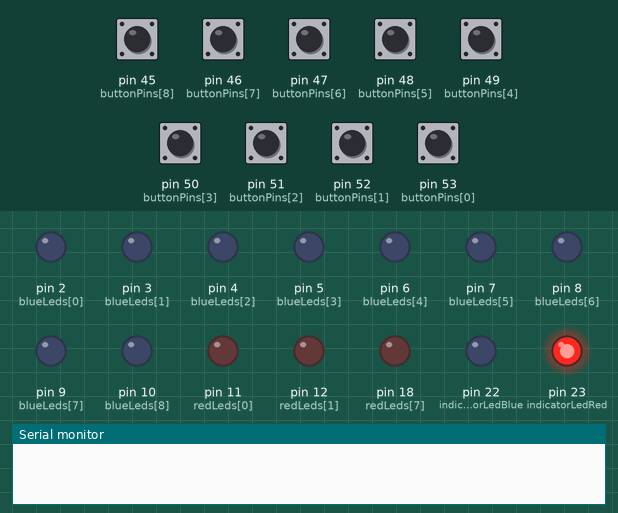
Simulated run of this sketch. Board: Arduino Mega 2560, built with avr-gcc and run on an emulated ATmega2560. Parts: output pins drawn as LEDs (lit = HIGH), the last lines printed to the serial monitor. The test bench sets the inputs (shaded band); at power-on: pin 45 (buttonPins[8]), pin 46 (buttonPins[7]), pin 47 (buttonPins[6]), pin 48 (buttonPins[5]), pin 49 (buttonPins[4]), pin 50 (buttonPins[3]), pin 51 (buttonPins[2]), pin 52 (buttonPins[1]), pin 53 (buttonPins[0]) HIGH.

Above: at 1.2 s.
1.3 s: pin 46 (buttonPins[7]) pulled LOW for 1 s
At 1.7 s:
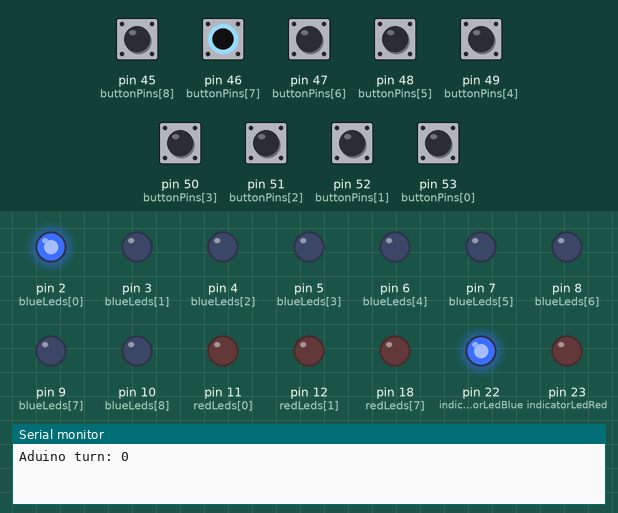
At 2.8 s:
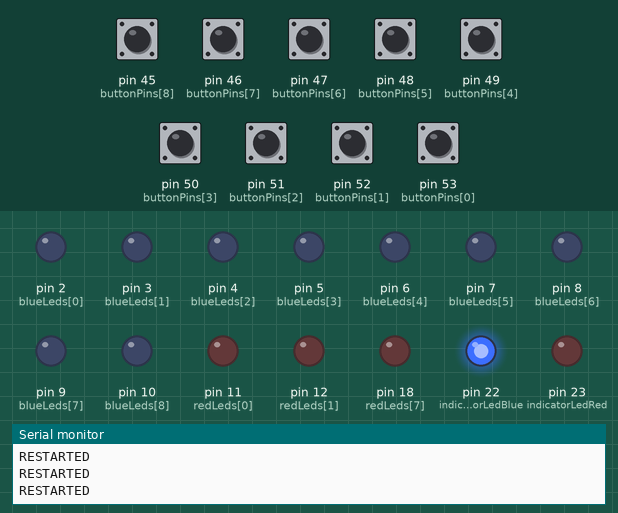
3.8 s: pin 46 (buttonPins[7]) pulled LOW for 0.15 s
At 4.8 s:
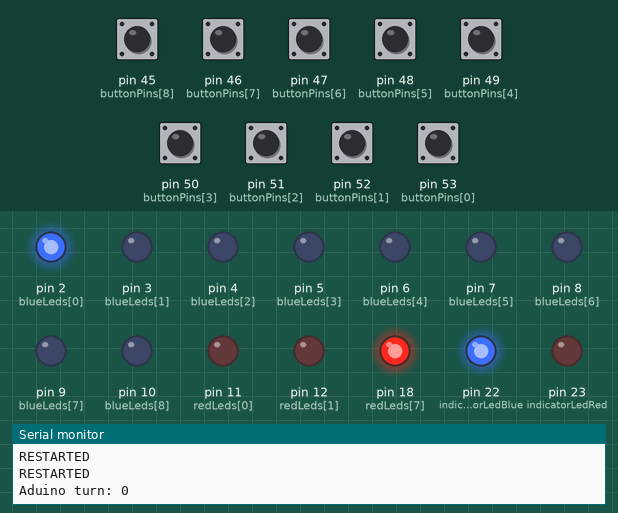
Timing chart, 0 to 7.4 s (numbered marks = the images above; inputs shaded):
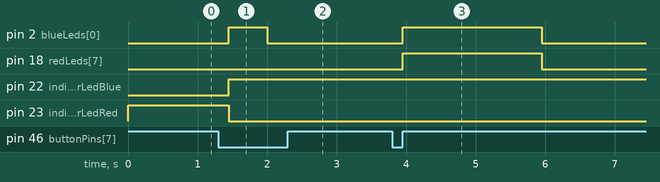

Measured:
- after the input at 1.3 s, pin 3 (blueLeds[1]), pin 4 (blueLeds[2]), pin 5 (blueLeds[3]), pin 6 (blueLeds[4]), pin 7 (blueLeds[5]), pin 8 (blueLeds[6]), pin 9 (blueLeds[7]), pin 10 (blueLeds[8]): stops changing and stays LOW; pin 12 (redLeds[1]): stays LOW (without the input it goes to HIGH after 0.70 s)
- after the input at 3.8 s, pin 2 (blueLeds[0]), pin 18 (redLeds[7]): LOW → HIGH after 0.15 s, → LOW 2.0 s later

The sketch:

tic_tac_toe.ino
```cpp
#define NONE 0
#define SINGLE_MODE 1
#define TWO_PLAYERS_MODE 2
#define EMPTY 0
#define X_ 1
#define O_ 2
#define NO_WINNER 0
#define BOARD_SIZE 9
#define CLICK 1
#define DOUBLE_CLICK 2
#define HOLD 3

int indicatorLedBlue = 22;
int indicatorLedRed = 23;
boolean turn = true;
int gameMode = NONE;
int row = 0;
int board[] = {EMPTY, EMPTY, EMPTY, EMPTY, EMPTY, EMPTY, EMPTY, EMPTY, EMPTY};
int oldBoard[] = {EMPTY, EMPTY, EMPTY, EMPTY, EMPTY, EMPTY, EMPTY, EMPTY, EMPTY};
int redLeds [] = {11, 12, 13, 14, 15, 16, 17, 18, 19};
int blueLeds [] = {2, 3, 4, 5, 6, 7, 8, 9, 10};
int buttonPins[] = {53, 52, 51, 50, 49, 48, 47, 46, 45};

void setup(){
  Serial.begin(9600);
  for(int i = 0; i < BOARD_SIZE; i++){
    pinMode(buttonPins[i], INPUT);
    digitalWrite(buttonPins[i], HIGH);
    pinMode(redLeds[i], OUTPUT);
    pinMode(blueLeds[i], OUTPUT);
    digitalWrite(redLeds[i], LOW);
    digitalWrite(blueLeds[i], LOW);
  }
  pinMode(indicatorLedBlue, OUTPUT);
  pinMode(indicatorLedRed, OUTPUT);
  changePlayer();
}

int DCgap = 150;            // max ms between clicks for a double click event
int holdTime = 2000;        // ms hold period: how long to wait for press+hold event

// Button variables
boolean buttonVals[] = {LOW, LOW, LOW, LOW, LOW, LOW, LOW, LOW};   // value read from button
boolean buttonLasts[] = {LOW, LOW, LOW, LOW, LOW, LOW, LOW, LOW};  // buffered value of the button's previous state
boolean DCwaitings[] = {false, false, false, false, false, false, false, false, false};  // whether we're waiting for a double click (down)
boolean DConUps[] = {false, false, false, false, false, false, false, false, false};     // whether to register a double click on next release, or whether to wait and click
boolean singleOKs[] = {true, true, true, true, true, true, true, true, true};    // whether it's OK to do a single click
long downTimes[] = {-1, -1, -1, -1, -1, -1, -1, -1, -1};         // time the button was pressed down
long upTimes[] = {-1, -1, -1, -1, -1, -1, -1, -1, -1}; // time the button was released
boolean ignoreUps[] = {false, false, false, false, false, false, false, false, false};   // whether to ignore the button release because the click+hold was triggered
boolean waitForUps[] = {false, false, false, false, false, false, false, false, false};        // when held, whether to wait for the up event
boolean holdEventPasts[] = {false, false, false, false, false, false, false, false, false};    // whether or not the hold event happened already


int checkButton(int button) {
   int event = NONE;
   buttonVals[button] = digitalRead(buttonPins[button]);
   // Button pressed down
   if (buttonVals[button] == HIGH && buttonLasts[button] == LOW)
   {
       downTimes[button] = millis();
       ignoreUps[button] = false;
       waitForUps[button] = false;
       singleOKs[button] = true;
       holdEventPasts[button] = false;
       if ((millis()-upTimes[button]) < DCgap && DConUps[button] == false && DCwaitings[button] == true)  DConUps[button] = true;
       else  DConUps[button] = false;
       DCwaitings[button] = false;
   }
   // Button released
   else if (buttonVals[button] == LOW && buttonLasts[button] == HIGH)
   {
       if (not ignoreUps[button])
       {
           upTimes[button] = millis();
           if (DConUps[button] == false) DCwaitings[button] = true;
           else
           {
               event = DOUBLE_CLICK;
               DConUps[button] = false;
               DCwaitings[button] = false;
               singleOKs[button] = false;
           }
       }
   }
   // Test for normal click event: DCgap expired
   if ( buttonVals[button] == LOW && (millis()-upTimes[button]) >= DCgap && DCwaitings[button] == true && DConUps[button] == false && singleOKs[button] == true && event != 2)
   {
       event = CLICK;
       DCwaitings[button] = false;
   }
   // Test for hold
   if (buttonVals[button] == HIGH && (millis() - downTimes[button]) >= holdTime) {
       // Trigger long press
       if (not holdEventPasts[button])
       {
           event = HOLD;
           waitForUps[button] = true;
           ignoreUps[button] = true;
           DConUps[button] = false;
           DCwaitings[button] = false;
           //downTime = millis();
           holdEventPasts[button] = true;
       }
   }
   buttonLasts[button] = buttonVals[button];
   return event*10 + button;
}

int readButtons(){
  while(1){
    for (int i = 0; i < BOARD_SIZE; i++){
      int a = checkButton(i);
      if (a > 9)
        return a;
    }
  }
  return -1;
}
void changePlayer(){
  if(turn){
    digitalWrite(indicatorLedBlue, LOW);
    digitalWrite(indicatorLedRed, HIGH);
  } else{
    digitalWrite(indicatorLedRed, LOW);
    digitalWrite(indicatorLedBlue, HIGH);
  }
  turn = !turn;
  row++;
}


void play(int value){
  if(board[value] != EMPTY){
    return;
  }
  for(int i = 0; i < BOARD_SIZE; i++){
    oldBoard[i] = board[i];
  }
  if(turn){
    digitalWrite(redLeds[value],HIGH);
    board[value] = X_;
  } else{
    digitalWrite(blueLeds[value],HIGH);
    board[value] = O_;
  }
  changePlayer();
}

int checkForWinner(){
  if((board[0] == board[1]) && (board[1] == board[2])){
    return board[0];
  }else if((board[3] == board[4]) && (board[4] == board[5])){
    return board[3];
  }else if((board[6] == board[7]) && (board[7] == board[8])){
    return board[6];
  }else if((board[0] == board[3]) && (board[3] == board[6])){
    return board[0];
  }else if((board[1] == board[4]) && (board[4] == board[7])){
    return board[1];
  }else if((board[2] == board[5]) && (board[5] == board[8])){
    return board[2];
  }else if((board[0] == board[4]) && (board[4] == board[8])){
    return board[0];
  }else if((board[2] == board[4]) && (board[4] == board[6])){
    return board[2];
  }
  return 0;
}

void winning(int winner){
  if(turn){
    digitalWrite(indicatorLedBlue, LOW);
  } else{
    digitalWrite(indicatorLedRed, LOW);
  }
  if(winner != 1){
    for(int i = 0; i < BOARD_SIZE; i++){
      digitalWrite(redLeds[i], LOW);
    }
    for(int i = 0; i < 5; i++){
      for(int j = 0; j < BOARD_SIZE; j++){
        digitalWrite(blueLeds[j], HIGH);
      }
      delay(500);
      for(int j = 0; j < BOARD_SIZE; j++){
        digitalWrite(blueLeds[j], LOW);
      }
      delay(500);
    }
  }else{
    for(int i = 0; i < BOARD_SIZE; i++){
      digitalWrite(blueLeds[i], LOW);
    }
    for(int i = 0; i < 5; i++){
      for(int j = 0; j < BOARD_SIZE; j++){
        digitalWrite(redLeds[j], HIGH);
      }
      delay(500);
      for(int j = 0; j < BOARD_SIZE; j++){
        digitalWrite(redLeds[j], LOW);
      }
      delay(500);
    }
  }

}

void drow_blink(){
  if(turn){
    digitalWrite(indicatorLedBlue, LOW);
  } else{
    digitalWrite(indicatorLedRed, LOW);
  }
  for(int i = 0; i<BOARD_SIZE; i++){
  if(board[i] == X_){
    digitalWrite(redLeds[i], LOW);
  }else if(board[i] == O_)
    digitalWrite(blueLeds[i], LOW);
  }
  for(int j = 0; j < 5; j++){
    for(int i = 0; i<BOARD_SIZE; i++){
      if(board[i] == 1){
        digitalWrite(redLeds[i], HIGH);
      }else if(board[i] == 2)
        digitalWrite(blueLeds[i], HIGH);
    }
    delay(500);
    for(int i = 0; i<BOARD_SIZE; i++){
      if(board[i] == 1){
        digitalWrite(redLeds[i], LOW);
      }else if(board[i] == 2)
        digitalWrite(blueLeds[i], LOW);
    }
    delay(500);

  }
}

void undo(){
  for(int i = 0; i < BOARD_SIZE; i++){
    board[i] = oldBoard[i];
  }
  if(turn){
    digitalWrite(indicatorLedBlue, LOW);
    digitalWrite(indicatorLedRed, HIGH);
  } else{
    digitalWrite(indicatorLedRed, LOW);
    digitalWrite(indicatorLedBlue, HIGH);
  }
  turn = !turn;
  row--;
  for(int i = 0; i<BOARD_SIZE; i++){
    if(board[i] == 0){
      digitalWrite(redLeds[i], LOW);
      digitalWrite(blueLeds[i], LOW);
    }
  }
  Serial.println("UNDO");
}

void restartGame(){
  turn = true;
  row = 0;
  for(int i = 0; i < BOARD_SIZE; i++){
    digitalWrite(redLeds[i], LOW);
    digitalWrite(blueLeds[i], LOW);
    board[i] = 0;
    oldBoard[i]=0;
  }
  Serial.println("RESTARTED");
}

void decodeButtonVlues(int value){
  int event = value/10;
  int button = value%10;
  if(event == CLICK){
    play(button);
  }else if(event == DOUBLE_CLICK && gameMode == TWO_PLAYERS_MODE){
    undo();
  }else if(event == HOLD){
    restartGame();
  }
}

int computeTurn(){
  int positions[8];
  int positions_count = 0;
  for(int i = 0; i < BOARD_SIZE; i++){
    if(board[i] == EMPTY){
      positions[positions_count++] = i;
    }
  }
  for(int i = 0; i < positions_count; i++){
    int current_position = positions[i];
    board[current_position] = O_;
    if(checkForWinner() == O_){
      board[current_position] = EMPTY;
      return current_position;
    }
    board[current_position] = EMPTY;
  }
  return positions[0];
}

void loop(){
  if(gameMode == NONE){
    int event = readButtons()/10;
    if(event == CLICK){
      gameMode = SINGLE_MODE;
    }else if(event == DOUBLE_CLICK){
      gameMode = TWO_PLAYERS_MODE;
    }
  }
  if(gameMode == TWO_PLAYERS_MODE || (gameMode == SINGLE_MODE && turn)){
    decodeButtonVlues(readButtons());
  }else{
    int arduinoTurn = computeTurn();
    Serial.print("Aduino turn: ");
    Serial.println(arduinoTurn);
    play(arduinoTurn);
  }
  int winner = checkForWinner();
  if(row == 10 && winner == NO_WINNER){
    drow_blink();
    restartGame();
  }
  if(winner != NO_WINNER){
    winning(winner);
    restartGame();
  }
}
```
